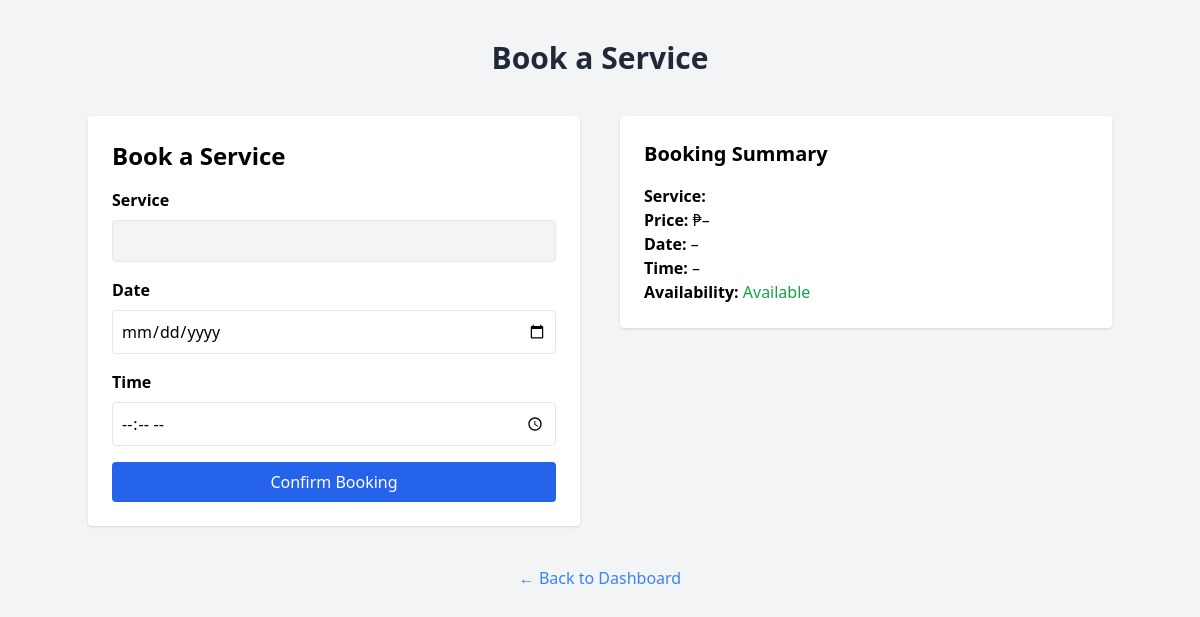
The page /book?service=Haircut (signed in) on the database as committed earlier.
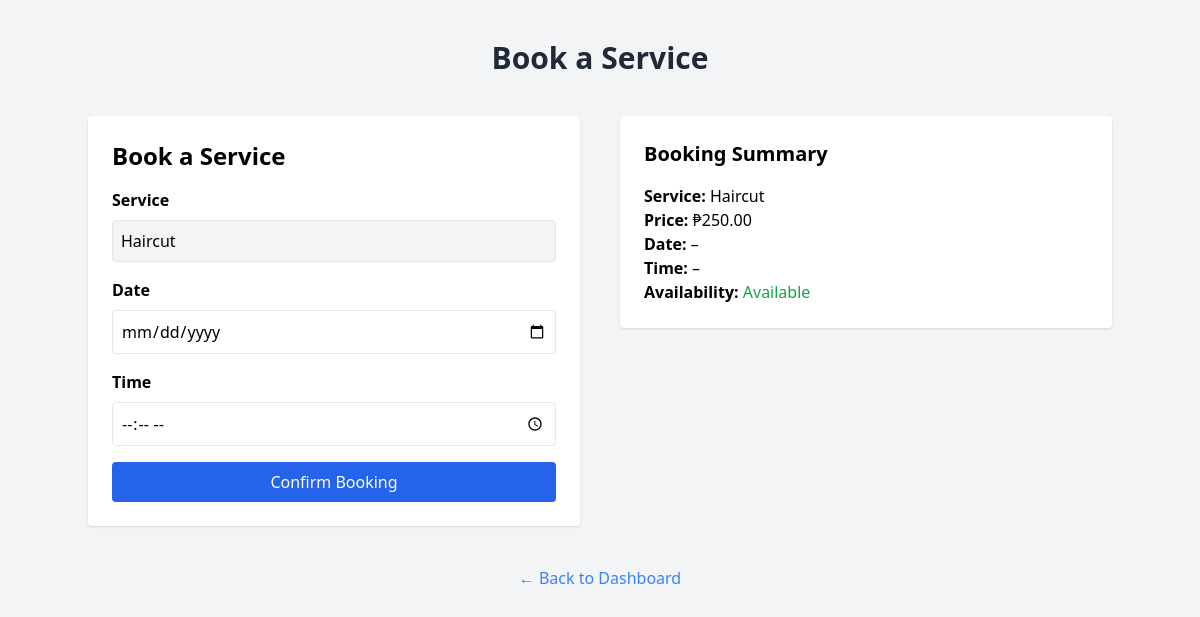
The same page on the database as committed later.
### app/models.py (models this page shows, shortened)
class Service(db.Model):
    id = db.Column(db.Integer, primary_key=True)
    name = db.Column(db.String(100), nullable=False)
    description = db.Column(db.Text)
    price = db.Column(db.Float, nullable=False)
    image = db.Column(db.String(120))  # Path to uploaded image

### app/routes.py (the view, shortened to what this page needs)
@main.route('/book', methods=['GET', 'POST'], endpoint='book_service')
@main.route('/book', methods=['GET', 'POST'])
@login_required
def book():
    service_param = request.args.get('service')
    selected_service = None
    if service_param:
        selected_service = Service.query.filter_by(name=service_param).first()
    return render_template('book.html', selected_service=selected_service, today=date.today())

### app/routes.py (called while the page is built)
@login_manager.user_loader
def load_user(user_id):
    return User.query.get(int(user_id))

### app/templates/book.html (shortened to what this page needs)
<!DOCTYPE html>
<html lang="en">
<head>
  <script src="https://cdn.tailwindcss.com"></script>
</head>
<body class="bg-gray-100 min-h-screen px-6 py-10 flex flex-col items-center">
  <h1 class="text-3xl font-bold text-gray-800 mb-10">Book a Service</h1>
  <div class="flex flex-col md:flex-row gap-10 w-full max-w-5xl justify-center items-start">
    <form method="POST" class="w-full md:w-1/2 bg-white p-6 rounded shadow">
      <h2 class="text-2xl font-bold mb-4">Book a Service</h2>
      <label class="block mb-2 font-semibold">Service</label>
      <input
        type="text"
        name="service"
        class="w-full mb-4 p-2 border rounded bg-gray-100"
        value="{{ selected_service.name if selected_service else '' }}"
        readonly>
      <label class="block mb-2 font-semibold">Date</label>
      <input type="date" id="date" name="date" class="w-full mb-4 p-2 border rounded" required>
      <label class="block mb-2 font-semibold">Time</label>
      <input type="time" id="time" name="time" class="w-full mb-4 p-2 border rounded" required>
      <button type="submit" class="w-full bg-blue-600 text-white px-4 py-2 rounded hover:bg-blue-700">
        Confirm Booking
      </button>
    </form>
    <div class="w-full md:w-1/2 bg-white p-6 rounded shadow">
      <h2 class="text-xl font-bold mb-4">Booking Summary</h2>
      <p><strong>Service:</strong> <span id="summary-service">{{ selected_service.name }}</span></p>
      <p><strong>Price:</strong> ₱{{ '%.2f' | format(selected_service.price) if selected_service else '–' }}</p>
      <p><strong>Date:</strong> <span id="summary-date">–</span></p>
      <p><strong>Time:</strong> <span id="summary-time">–</span></p>
      <p><strong>Availability:</strong> <span class="text-green-600">Available</span></p>
    </div>
  </div>
  <a href="{{ url_for('main.base') }}" class="mt-10 text-blue-500 hover:underline">← Back to Dashboard</a>
</body>
</html>

Rows that differ between the two databases and show on the page:
added Service: service "Haircut", name "Haircut", price "250.00"
Other text that changed with them:
{{ '%.2f' | format(selected_service.price) if selected_service else '–' }}: "–" → (not shown)
